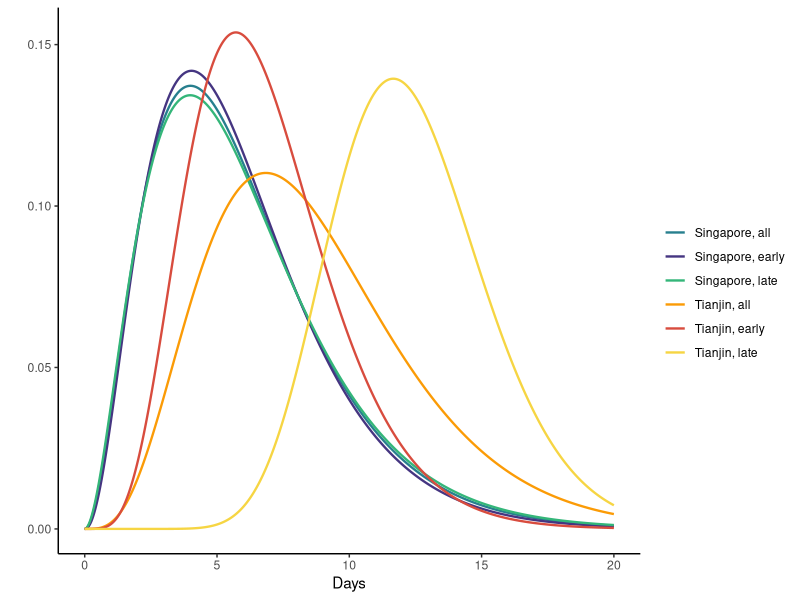

Write the R code that produced this figure.

## Plots of the estimated incubation period distributions for Singapore and Tianjin
# (gamma distributed)

library(ggplot2)
library(viridis)

p1 <- ggplot(data = data.frame(x = c(0, 20)), aes(x)) +
  stat_function(fun = dgamma, n = 1001, size=0.8, args = list(shape=3.05, scale = 1.95), aes(colour = "Singapore, all")) + ylab("") +
  stat_function(fun = dgamma, n = 1001, size=0.8,args = list(shape=3.22, scale = 1.818  ), aes(colour = "Singapore, early")) +
  stat_function(fun = dgamma, n = 1001, size=0.8,args = list(shape=2.96, scale = 2.034 ), aes(colour = "Singapore, late")) +
  scale_y_continuous() +
  stat_function(fun = dgamma, n = 1001, size=0.8,args = list(shape=4.74, scale = 1.83), aes(colour = "Tianjin, all")) + 
  theme_classic() +
  labs(x = "Days")  +
  stat_function(fun = dgamma, n = 1001, size=0.8,args = list(shape=6.01, scale = 1.140 ), aes(colour = "Tianjin, early")) +
  stat_function(fun = dgamma, n = 1001, size=0.8,args = list(shape=17.78, scale = 0.695 ), aes(colour = "Tianjin, late")) +
  scale_colour_manual("", values = c(viridis(256)[110], viridis(256)[40], viridis(256)[170], inferno(256)[200], inferno(256)[150], inferno(256)[230]))+
  guides(color = guide_legend(override.aes = list(size = 2)))
p1





